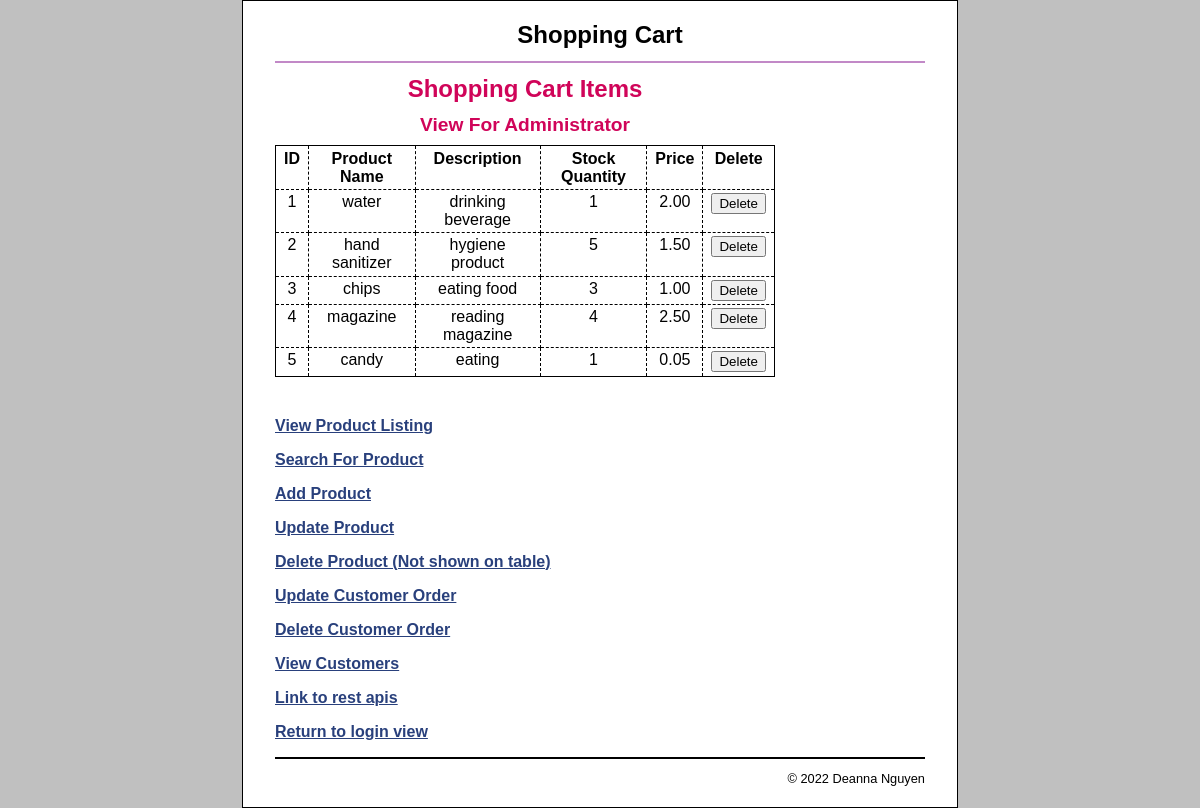
The app's page /admin.php with its own data.
### tables this page shows
CREATE TABLE items (
  ID       INT(12)    NOT NULL,
  ProductName     VARCHAR(255)   NOT NULL,
  PDescription     VARCHAR(600)   NOT NULL,
  Price     DECIMAL(6, 2)   NOT NULL,
  Quantity    INT(11)    NOT NULL,
  PRIMARY KEY(ID)
);

### admin.php (the view, shortened to what this page needs)
<?php
require_once('database.php');
$itemID = filter_input(INPUT_GET, 'ID');
if ($itemID == NULL || $itemID == FALSE) {
    $item_select = 'SELECT * FROM items LIMIT 1';
    $item_statement = $db -> prepare($item_select);
    $item_statement ->execute();
}
$query_items = 'SELECT * FROM items
                      ORDER BY ID LIMIT 5';
$all_statement = $db->prepare($query_items);
$all_statement->execute();
$all_items = $all_statement->fetchAll();
?>
<!DOCTYPE html>
<html>
<head>
    <link rel="stylesheet" type="text/css" href="main.css" />
</head>
<body>
<header><h1 style ="text-align: center;">Shopping Cart</h1></header>
<main>
    <section>
        <h1 style ="text-align: center;">Shopping Cart Items</h2>
         <h2><?php echo "View For Administrator"?></h2>
        <table align = "center">
            <tr>
                <th>ID</th>
                <th>Product Name</th>
                <th>Description</th>
                <th>Stock Quantity</th>
                <th>Price</th>
                <th>Delete</th>
            </tr>
            <?php foreach ($all_items as $item) : ?>
                <td><?php echo $item['ID']; ?></td>
                <td><?php echo $item['ProductName']; ?></td>
                <td><?php echo $item['PDescription']; ?></td>
                <td><?php echo $item['Quantity']; ?></td>
                <td><?php echo $item['Price']; ?></td>
                <td><form action="delete_item.php" method="post">
                    <input type="submit" value="Delete" onclick
                    ="return confirm('Do you want to delete this product? ');">
                </form></td>
            <?php endforeach; ?>
        </table>
    </section>
    <br>
    <p><a href="list_of_items.php">View Product Listing</a></p>
    <p><a href="search_admin.php">Search For Product</a></p>
        <p><a href="add_item_form.php">Add Product</a></p>
        <p><a href="updated_form.php">Update Product</a></p>
        <p><a href="delete_item_not_listed.php">Delete Product (Not shown on table)</a></p>
        <p><a href="update_order_form.php">Update Customer Order</a></p>
        <p><a href="delete_order_form.php">Delete Customer Order</a></p>
        <p><a href="view_customer_form.php">View Customers</a></p>
        <p><a href="restapis.php">Link to rest apis</a></p>
        <p><a href="index.php">Return to login view</a></p>
</main>
<footer>
    <p>&copy; <?php echo date("Y"); ?> Deanna Nguyen</p>
</footer>
</body>
</html>

### main.css (style rules this page uses)
html { background-color: rgb(192, 192, 192); }
body { margin-top: 0; font-family: Arial, Helvetica, sans-serif; width: 650px; margin: 0 auto; background-color: white; border: 1px solid black; padding: .5em 2em; }
header { margin: 0; border-bottom: 2px solid rgb(194, 137, 199); }
header h1 { margin: 0; padding: .5em 0; color: black; }
main { margin: 0; }
section { float: left; width: 500px; padding-bottom: 1.5em; }
footer { clear: both; margin-top: 1em; border-top: 2px solid black; }
footer p { text-align: right; font-size: 80%; margin: 1em 0; }
h1 { font-size: 150%; margin: 0; padding: .5em 0 .25em; }
h2 { font-size: 120%; margin: 0; padding: .25em 0 .5em; text-align: center; }
h1, h2 { color: rgb(208, 4, 89); text-align: center; }
a { color: rgb(41, 64, 124); font-weight: bold; }
table { border: 1px solid black; border-collapse: collapse; text-align: center; }
td, th { border: 1px dashed black; padding: .2em .5em .2em .5em; vertical-align: top; text-align: center; width: auto; }
form { margin: 0; }

### records on screen
items: ID "1", ProductName "water", PDescription "drinking beverage", Quantity "1", Price "2.00"
items: ID "2", ProductName "hand sanitizer", PDescription "hygiene product", Quantity "5", Price "1.50"
items: ID "3", ProductName "chips", PDescription "eating food", Quantity "3", Price "1.00"
items: ID "4", ProductName "magazine", PDescription "reading magazine", Quantity "4", Price "2.50"
items: ID "5", ProductName "candy", PDescription "eating", Quantity "1", Price "0.05"
